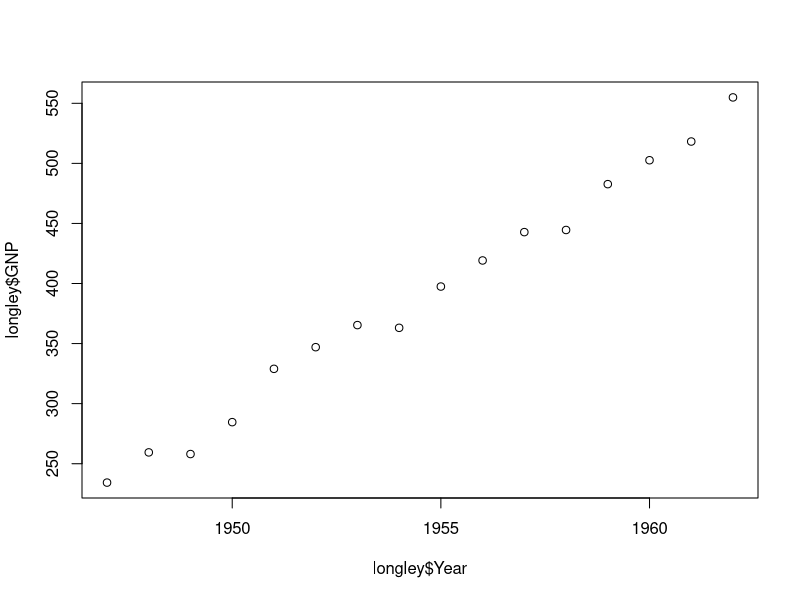
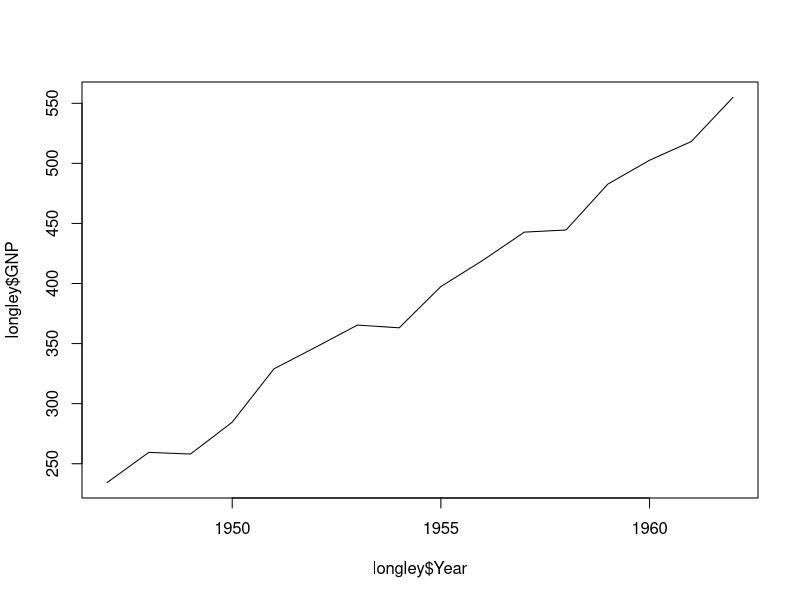

Write R code to recreate these figures, in order.
## ---- chunk 1
5+5

## ---- chunk 2
5-3
## ---- chunk 3
10/6
## ---- chunk 4
7*5
## ---- chunk 5
x <-c(1,2,3,4,5,6,7,8,9,10)
## ---- chunk 6
x
## ---- chunk 7
length(x)
## ---- chunk 8
seq(from=0, to=30, by=3)
## ---- chunk 9
1+2+3
## ---- chunk 10
sum(1,2,3)
## ---- chunk 11
sum(1:3)
## ---- chunk 12
help(sum)
## ---- chunk 13
?sum
## ---- chunk 14
mysum <-sum(1:3)
## ---- chunk 15
data("longley")
## ---- chunk 16
View(longley)
## ---- chunk 17
longley$Unemployed
## ---- chunk 18
longley[7,5]
## ---- chunk 19
longley[7, ]
## ---- chunk 20
longley[ ,5]
## ---- chunk 21
longley[1:10, ]
## ---- chunk 22
plot(longley$Year,longley$GNP)
## ---- chunk 23
plot(longley$Year,longley$GNP,type = "l")
